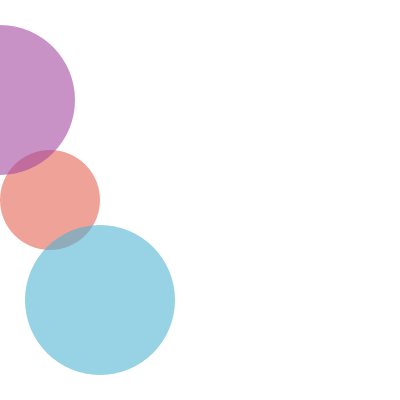
Frame 1 (no input)
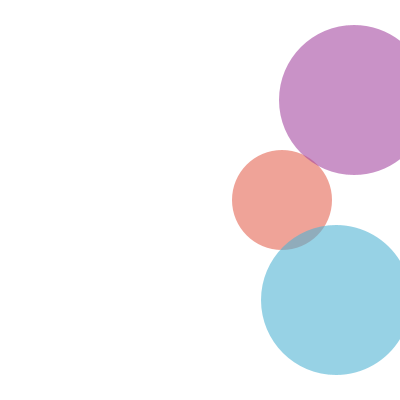
Frame 60 (the mouse pressed at the canvas centre just before this capture)
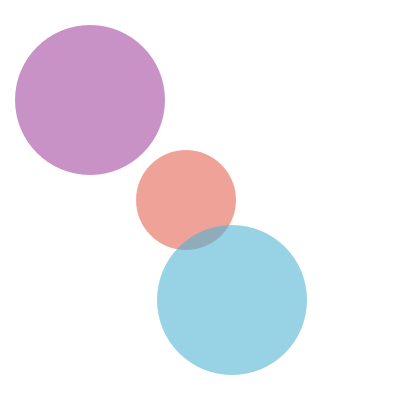
Frame 120 (the mouse held since frame 60 and released just before this capture)

The Processing sketch that drew these frames (run headless with seeded random() and noise(); from frame 60 on, the mouse is pressed at the canvas centre):

// Processing sketch: processing_136071
// ── processing_136071.pde

int x=50;
int speedx=8;
int y=0;
int speedy=6;
int z=100;
int speedz=4;

void setup(){
  size(400,400);
  smooth ();
}

void draw(){
  background(255);
  frameRate(15);
  noStroke();
  fill(227,99,80,150);
  ellipse(x,200,100,100);
  fill(164,70,159,150);
  ellipse(y,100,150,150);
  fill(78,179,211,150);
  ellipse(z,300,150,150);

  
  x=x+speedx;
  if ((x<0)||(x>400)){
    speedx=speedx*-1;
  }
  y=y+speedy;
  if ((y<0)||(y>400)){
    speedy=speedy*-1;
  }
  z=z+speedz;
  if ((z<0)||(z>400)){
    speedz=speedz*-1;
  }
  }
